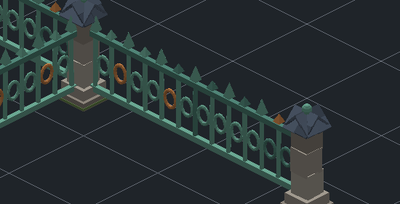
#> input picture resources/assets/Fence&Path/FenceVerdigris/thumbnail.png, 400 x 204 px
$ python -i atlas_material.py   (imports and definitions only)
#> lines starting #> are read from the running program, lines starting #| are printed output that depends on the picture
#> further down, picture is the input picture: PIL image 400x204 RGBA; mean R, G, B, A 40.3, 49.3, 51.1, 255
import json
import math
import os
import random
from dataclasses import dataclass
from typing import List, Optional, Tuple

from PIL import Image, ImageChops, ImageDraw, ImageFilter


def _clamp_int(x: int, lo: int, hi: int) -> int:
    return lo if x < lo else hi if x > hi else x


def _clamp(x: float, lo: float, hi: float) -> float:
    return lo if x < lo else hi if x > hi else x


def _lerp(a: float, b: float, t: float) -> float:
    return a + (b - a) * t


def _smoothstep(t: float) -> float:
    t = _clamp(t, 0.0, 1.0)
    return t * t * (3.0 - 2.0 * t)


# [38 lines left out: functions _hash2, tileable_value_noise, not called in this run]


def load_rgba(path: str) -> Image.Image:
    img = Image.open(path)
    return img.convert("RGBA")


# [49 lines left out: functions tile_pattern, polygon_mask, polygon_mask_ssaa, apply_alpha, paste_with_mask, not called in this run]


def overlay_solid(dst: Image.Image, color_rgba: Tuple[int, int, int, int], mask: Image.Image) -> None:
    solid = Image.new("RGBA", dst.size, color_rgba)
    paste_with_mask(dst, solid, mask)


# [15 lines left out: function apply_lighting_mul, not called in this run]


def alpha_bleed_rgba(img: Image.Image, radius_px: int = 2, alpha_threshold: int = 1) -> Image.Image:
    """
    Fill RGB under (near-)transparent pixels by dilating nearby opaque colors (alpha remains unchanged).
    This prevents dark fringes when sampling straight-alpha textures with bilinear filtering.
    """
#> called with radius_px = 2, alpha_threshold = 1
    radius_px = max(0, int(radius_px))
    if radius_px <= 0:
        return img

    r, g, b, a = img.split()
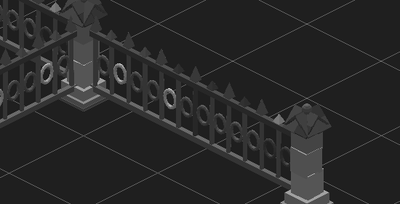
#> r: PIL image 400x204 L; min 14, max 194, mean 40.3
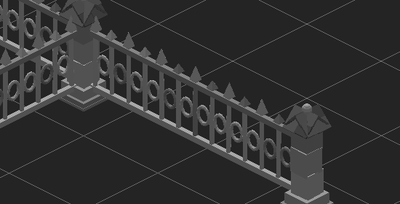
#> g: PIL image 400x204 L; min 13, max 188, mean 49.3
#> a: PIL image 400x204 L; every value is 255
    # solid mask: 255 where alpha >= threshold, else 0
    solid = a.point(lambda p: 255 if p >= alpha_threshold else 0)

    # Iterative 1px dilation steps for better control
    k = ImageFilter.MaxFilter(3)
    r2, g2, b2 = r.copy(), g.copy(), b.copy()
    solid2 = solid.copy()

    for _ in range(radius_px):
        solid_d = solid2.filter(k)
        new = ImageChops.subtract(solid_d, solid2)  # newly covered pixels (0..255)
        if new.getbbox() is None:
            break

        rd = r2.filter(k)
        gd = g2.filter(k)
        bd = b2.filter(k)

        r2 = Image.composite(rd, r2, new)
        g2 = Image.composite(gd, g2, new)
        b2 = Image.composite(bd, b2, new)
        solid2 = solid_d

    return Image.merge("RGBA", (r2, g2, b2, a))


# [75 lines left out: functions edge_band_mask, apply_edge_noise, split_sheet, scatter_decals, not called in this run]


@dataclass
class MaterialStyle:
    surface_albedo: str
    side_soil_albedo: str
    side_rock_albedo: Optional[str] = None
    edge_decals_sheet: Optional[str] = None
    edge_decals_cols: int = 4
    edge_decals_rows: int = 4

    seed: int = 1337
    edge_falloff_px: int = 10
    edge_noise_amplitude_px: int = 4
    edge_noise_scale: float = 0.08
    decals_per_tile: int = 6
    decals_scale_min: float = 0.55
    decals_scale_max: float = 1.1
    surface_uv_jitter_px: int = 32
    side_uv_jitter_px: int = 16
    side_mode: str = "mixed"  # soil|rock|mixed
    outline_enabled: bool = False
    alpha_bleed_px: int = 2
    mask_ssaa: int = 4

    # [41 lines left out: functions from_json, resolve_paths, not called in this run]

>>> from PIL import Image
>>> picture = Image.open('../../../resources/assets/Fence&Path/FenceVerdigris/thumbnail.png')
>>> result = alpha_bleed_rgba(picture)
